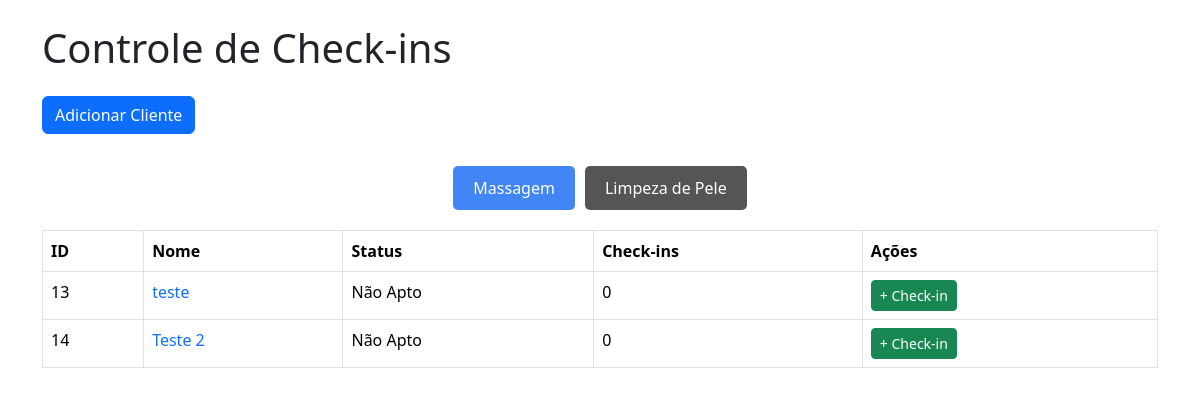
Before: / with the older database file.
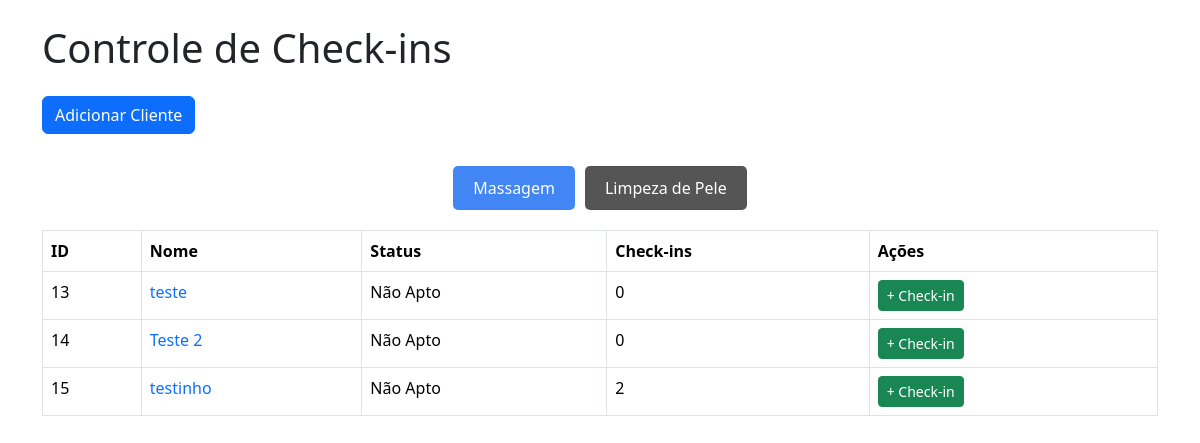
After: the same page with the newer database file.
### tables this page shows
CREATE TABLE clientes_massagem (
        id INTEGER PRIMARY KEY AUTOINCREMENT,
        nome TEXT NOT NULL,
        status_massagem BOOLEAN DEFAULT FALSE,
        checkins_massagem INTEGER DEFAULT 0
    );

### app/views.py (the view)
@app.route("/")
def homepage_massagem():
    conn = get_db_connection()
    clientes_massagem = conn.execute('SELECT * FROM clientes_massagem').fetchall()
    conn.close()
    return render_template('massagem.html', clientes_massagem=clientes_massagem)

### app/model/model.py (called while the page is built)
def get_db_connection():
    conn = sqlite3.connect('checkins.db')
    conn.row_factory = sqlite3.Row
    return conn

### app/templates/massagem.html (shortened to what this page needs)
<!DOCTYPE html>
<html lang="pt-br">
<head>
    <link href="https://cdn.jsdelivr.net/npm/bootstrap@5.3.2/dist/css/bootstrap.min.css" rel="stylesheet">
    <link rel="stylesheet" href="{{url_for('static', filename='css/style.css')}}">
    <link rel="stylesheet" href="{{url_for('static', filename='css/modal.css')}}">
</head>
<body>
    <div class="container">
        <h1 class="mb-4">
            Controle de Check-ins
        </h1>
        <button class="btn btn-primary" id="openModal">Adicionar Cliente</button>
        <div class="nav">
            <a href="/" class="active">Massagem</a>
            <a href="/limpeza">Limpeza de Pele</a>
        </div>
        <table class="table table-bordered">
            <thead>
                <tr>
                <th>ID</th>
                <th>Nome</th>
                <th>Status</th>
                <th>Check-ins</th>
                <th>Ações</th>
                </tr>
            </thead>
            <tbody>
                {% for cliente in clientes_massagem %}
                <tr>
                <td>{{ cliente.id }}</td>
                <td><a href="/clientemassagem/{{cliente.id}}">{{ cliente.nome }}</a></td>
                {% if cliente.status_massagem %}
                    <td><a class="agendar" href="https://app.tecnofit.com.br/ng/calendar/week" target="_blank">Agendar</a></td>
                {% else %}
                    <td>Não Apto</td>
                {% endif %}
                <td>{{ cliente.checkins_massagem }}</td>
                <td>
                    <a href="/checkinmassagem/{{ cliente.id }}" class="btn btn-success btn-sm">+ Check-in</a>
                </td>
                </tr>
                {% endfor %}
            </tbody>
        </table>
</body>
</html>

### app/static/css/style.css (style rules this page uses)
body { padding: 24px; }
.nav { margin-bottom: 20px; width: 100%; display: flex; justify-content: center; align-items: center; padding-top: 32px; }
.nav a { display: inline-block; padding: 10px 20px; margin: 0 5px; text-decoration: none; color: white; background: #555; border-radius: 5px; transition: background 0.3s; }
.nav .active { background: #4285f4; }
a { text-decoration: none; }

Changed rows visible on the page:
added clientes_massagem: id "15", nome "testinho", status_massagem "Não Apto", checkins_massagem "2"
